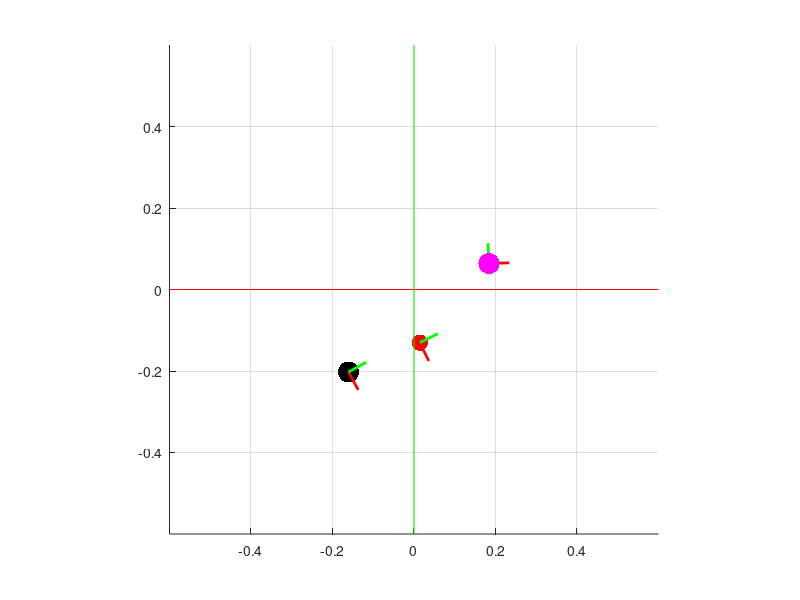

Recreate this plot in MATLAB. (Note: this script raises an error after producing the figure.)
clear all; close all; clc;


%% SPAWN GOAL CONFIGURATION AND ROBOT POSITION. RANDOMLY IN THE WORKSPACE. 

%Define workspace limits. All in metres. 
xrange = [-0.5, 0.5];
yrange = [-0.5, 0.5];
th_range = [0, 2*pi];

global num_modes cm ng nd xg xr sig delta_t conf_thresh conf_max alpha_max;
max_ng = 6;
% ng = 4; %num of goals
ng = datasample(2:max_ng, 1); %spawn random number of goals. Maximum number is 6. At least 
nd = 3; %num of dimensions. by definition R^3
cm_options = {{1,2,3}, {[1,2], 3}};
max_nm = length(cm_options);
cm = cm_options{datasample(1:max_nm, 1)};
num_modes = length(cm);

xg = [rand(1,ng)*range(xrange) + xrange(1); rand(1,ng)*range(yrange) + yrange(1); rand(1,ng)*range(th_range) + th_range(1)]; %random goal positions. These will be treated as fixed parameters.
xr = [rand(1,1)*range(xrange) + xrange(1); rand(1,1)*range(yrange) + yrange(1); rand(1,1)*range(th_range) + th_range(1)];
xr_true = xr;

sig = 0.01; %For Fisher information
delta_t = 0.1; %For compute projections. 

%arbitration function parameters
conf_thresh = (1.2/ng);
conf_max = (1.4/ng);
alpha_max = 0.7;

%% plot positions and body rotation axis. 
figure;
scatter(xg(1,1:ng), xg(2,1:ng), 230, 'k', 'filled'); grid on; hold on;
scatter(xr(1), xr(2), 140, 'r', 'filled');
% for i=1:ng %vectors connecting robot and goals.
%     quiver(xr(1), xr(2), xg(1,i) - xr(1), xg(2,i) - xr(2), 'LineWidth', 1.5, 'LineStyle', '-.');
% end
offset = [-0.1, 0.1];
line(xrange+offset, [0,0], 'Color', 'r'); %draw x and y axes.
line([0,0], yrange+offset, 'Color', 'g');
axis([xrange + offset, yrange + offset]);
axis square;

% draw orientations:
l_axis = 0.05; % length of axis 
line([xr(1), xr(1) + l_axis*cos(xr(3))], [xr(2), xr(2) + l_axis*sin(xr(3))], 'Color', 'r', 'LineWidth', 2);
line([xr(1), xr(1) - l_axis*sin(xr(3))], [xr(2), xr(2) + l_axis*cos(xr(3))], 'Color', 'g', 'LineWidth', 2);
for i=1:ng
    line([xg(1, i), xg(1, i) + l_axis*cos(xg(3, i))], [xg(2, i), xg(2, i) + l_axis*sin(xg(3, i))], 'Color', 'r', 'LineWidth', 2);
    line([xg(1, i), xg(1, i) - l_axis*sin(xg(3, i))], [xg(2, i), xg(2, i) + l_axis*cos(xg(3, i))], 'Color', 'g', 'LineWidth', 2);
end
%% Generate the random goal towards which the simulated human would move. 
random_goal_index = randsample(ng, 1);
random_goal = xg(:, random_goal_index);
scatter(random_goal(1), random_goal(2), 230, 'm', 'filled'); grid on; hold on;

%%
intent_types = {'dft', 'conf', 'bayes'};
intent_type = intent_types{datasample(1:length(intent_types), 1)}; % or conf or bayes

%% BASELINE
total_time_steps = 120; %with delta_t of 0.1, this amounts to 10 seconds. We will assume that "mode switches" don't take time. 
pgs_POT = zeros(ng, total_time_steps);
optimal_modes_POT = zeros(total_time_steps-1, 1);
alpha_POT = zeros(total_time_steps-1, 1);
uh_POT = zeros(nd, total_time_steps-1);
ur_POT = zeros(nd, total_time_steps-1);
blend_vel_POT = zeros(nd, total_time_steps-1);
curr_goal_POT = zeros(total_time_steps-1, 1);
traj_POT = zeros(nd, total_time_steps);
traj_POT(:, 1) = xr;
pgs_POT(:, 1) = (1/ng)*ones(ng, 1);%uniform probability to start off with. This is the true pg distribution during the course of the trajectory
%internally projection
current_optimal_mode_POT_index = 1;
current_optimal_mode_POT = cm{current_optimal_mode_POT_index};

mode_comp_timesteps = 4;
exit_threshold = 0.02;

for i=1:total_time_steps-1
    if norm(traj_POT(1:2, i) - random_goal(1:2))/norm(traj_POT(1:2, 1)- random_goal(1:2)) < exit_threshold && (traj_POT(3, i) - random_goal(3)) < 0.05 %position is within exit threshold percent and angle is less than 0.05 radians exit
        fprintf('Within 10 percent of the original separation from goal. Stopping simulation\n');
        break;
    end
    curr_goal_index_POT = datasample(find(pgs_POT(:, i) == max(pgs_POT(:, i))), 1);
    curr_goal_POT(i) = curr_goal_index_POT;
    %compute the optimal mode. store it away. 
    if mod(i-1, mode_comp_timesteps) == 0
        current_optimal_mode_POT_index = compute_optimal_mode_POT_SE2(xg(:, curr_goal_index_POT), xr_true); 
        if length(current_optimal_mode_POT_index) > 1 %when there are equivalent modes. 
            current_optimal_mode_POT = cm{current_optimal_mode_POT_index(1)}; %pick the first one. 
            current_optimal_mode_POT_index = current_optimal_mode_POT_index(1); %update the index. 
        else
            if current_optimal_mode_POT_index ~= -1 %if -1, don't change any mode. keep previous node. So no need to update
                current_optimal_mode_POT = cm{current_optimal_mode_POT_index}; 
            end
        end
    end
    %gotta determine uh. Assumes human is executes the "straightest
    %possible motion in the current mode towards the specified goal". 
    uh = generate_full_uh(random_goal, xr); 
    zero_dim = setdiff(1:nd,current_optimal_mode_POT);
    for jj=1:length(zero_dim)
        uh(zero_dim(jj)) = 0;
    end
    uh = 0.2*(uh./(abs(uh) + realmin));
    
    ur = generate_autonomy(curr_goal_index_POT); %autonomy command in full 2D space toward what it thinks is the current goal
    alpha_POT(i) = alpha_from_confidence(pgs_POT(curr_goal_index_POT, i)); %linear belnding param
    blend_vel = (1-alpha_POT(i))*uh + alpha_POT(i)*ur; %blended vel
    uh_POT(:, i) = uh; ur_POT(:, i) = ur; blend_vel_POT(:, i) = blend_vel;
    
    %forward propragate belief based on one of the three intent inference
    %mechanisms. 
    if strcmp(intent_type, 'dft')
        pgs_POT(:, i+1) = compute_p_of_g_dft_SE2(uh, xr, pgs_POT(:, i));
    elseif strcmp(intent_type, 'bayes')
        pgs_POT(:, i+1) = compute_bayes_SE2(uh, xr, pgs_POT(:, i));
    elseif strcmp(intent_type, 'conf')
        pgs_POT(:, i+1) = compute_conf_SE2(uh, xr);
    end
    
    %simulate kinematics. 
    xr = sim_kinematics_R3(xr, blend_vel); %forward simulate kinematics with blending. 
    
    %update trajectories. 
    traj_POT(:, i+1) = xr;
    
    optimal_modes_POT(i) = current_optimal_mode_POT_index;
end
%% ENTROPY BASED DISAMBIGUATION
fprintf("SIMULATION USING ENTROPY INFORMATION \n");
xr = xr_true;
pgs_ENT = zeros(ng, total_time_steps);
optimal_modes_ENT = zeros(total_time_steps-1, 1);
alpha_ENT = zeros(total_time_steps-1, 1);
uh_ENT = zeros(nd, total_time_steps-1);
ur_ENT = zeros(nd, total_time_steps-1);
blend_vel_ENT = zeros(nd, total_time_steps-1);
curr_goal_ENT = zeros(total_time_steps-1, 1);
traj_ENT = zeros(nd, total_time_steps);
traj_ENT(:, 1) = xr; %(x,y,theta)
pgs_ENT(:, 1) = (1/ng)*ones(ng, 1);%uniform probability to start off with. This is the true pg distribution during the course of the trajectory
%internally projection

current_optimal_mode_ENT_index = 1;
current_optimal_mode_ENT = cm{current_optimal_mode_ENT_index};

for i=1:total_time_steps-1
    if norm(traj_ENT(1:2, i) - random_goal(1:2))/norm(traj_ENT(1:2, 1)- random_goal(1:2)) < exit_threshold && (traj_ENT(3, i) - random_goal(3)) < 0.05
        fprintf('Within 10 percent of the original separation from goal. Stopping simulation\n');
        break;
    end
    curr_goal_index_ENT = datasample(find(pgs_ENT(:, i) == max(pgs_ENT(:, i))), 1);
    curr_goal_ENT(i) = curr_goal_index_ENT;
    if mod(i-1, mode_comp_timesteps) == 0
        current_optimal_mode_ENT_index = compute_optimal_mode_ENT_SE2(intent_type, xr, pgs_ENT(:, i)); 
        if length(current_optimal_mode_ENT_index) > 1 %when there are equivalent modes. 
            current_optimal_mode_ENT = cm{current_optimal_mode_ENT_index(1)}; %pick the first one. 
            current_optimal_mode_ENT_index = current_optimal_mode_ENT_index(1); %update the index. 
        else
            if current_optimal_mode_ENT_index ~= -1 %if -1, don't change any mode. keep previous node. So no need to update
                current_optimal_mode_ENT = cm{current_optimal_mode_ENT_index}; 
            end
        end
    end
    uh = generate_full_uh(random_goal, xr); %only 
    zero_dim = setdiff(1:nd,current_optimal_mode_ENT);
    for jj=1:length(zero_dim)
        uh(zero_dim(jj)) = 0;
    end
    uh = 0.2*(uh./(abs(uh) + realmin));
    ur = generate_autonomy(curr_goal_index_ENT);
    alpha_ENT(i) = alpha_from_confidence(pgs_ENT(curr_goal_index_ENT, i)); %linear belnding param
    blend_vel = (1-alpha_ENT(i))*uh + alpha_ENT(i)*ur; %blended vel
    uh_ENT(:, i) = uh; ur_ENT(:, i) = ur; blend_vel_ENT(:, i) = blend_vel;
    if strcmp(intent_type, 'dft')
        pgs_ENT(:, i+1) = compute_p_of_g_dft_SE2(uh, xr, pgs_ENT(:, i));
    elseif strcmp(intent_type, 'bayes')
        pgs_ENT(:, i+1) = compute_bayes_SE2(uh, xr, pgs_ENT(:, i));
    elseif strcmp(intent_type, 'conf')
        pgs_ENT(:, i+1) = compute_conf_SE2(uh, xr);
    end
    xr = sim_kinematics_SE2(xr, blend_vel);
    traj_ENT(:, i+1) = xr;
    optimal_modes_ENT(i) = current_optimal_mode_ENT_index; 
end

%% USING KL DIVERGENCE
fprintf("SIMULATION USING KL DIVERGENCE INFORMATION \n");
xr = xr_true; %reset the robot position to starting position
pgs_KL = zeros(ng, total_time_steps);
optimal_modes_KL = zeros(total_time_steps-1, 1);
alpha_KL = zeros(total_time_steps-1, 1);
uh_KL = zeros(nd, total_time_steps-1);
ur_KL = zeros(nd, total_time_steps-1);
blend_vel_KL = zeros(nd, total_time_steps-1);
curr_goal_KL = zeros(total_time_steps-1, 1);
traj_KL = zeros(nd, total_time_steps);
traj_KL(:, 1) = xr;
pgs_KL(:, 1) = (1/ng)*ones(ng, 1);%uniform probability to start off with. This is the true pg distribution during the course of the trajectory
%internally projection
current_optimal_mode_KL_index = 1;
current_optimal_mode_KL = cm{current_optimal_mode_KL_index};

for i=1:total_time_steps-1
    if norm(traj_KL(1:2, i) - random_goal(1:2))/norm(traj_KL(1:2, 1)- random_goal(1:2)) < exit_threshold && (traj_KL(3, i) - random_goal(3)) < 0.05
        fprintf('Within 10 percent of the original separation from goal. Stopping simulation\n');
        break;
    end
    %compute the optimal mode. store it away. 
    curr_goal_index_KL = datasample(find(pgs_KL(:, i) == max(pgs_KL(:, i))), 1);
    curr_goal_KL(i) = curr_goal_index_KL;
    if mod(i-1, mode_comp_timesteps) == 0
        current_optimal_mode_KL_index = compute_optimal_mode_KL_SE2(intent_type, xr, pgs_KL(:, i)); 
        if length(current_optimal_mode_KL_index) > 1 %when there are equivalent modes. 
            current_optimal_mode_KL = cm{current_optimal_mode_KL_index(1)}; %pick the first one. 
            current_optimal_mode_KL_index = current_optimal_mode_KL_index(1); %update the index. 
        else
            if current_optimal_mode_KL_index ~= -1 %if -1, don't change any mode. keep previous node. So no need to update
                current_optimal_mode_KL = cm{current_optimal_mode_KL_index}; 
            end
        end
    end
    %gotta determine uh. Assumes human is executes the "straightest
    %possible motion in the current mode towards the specified goal". 
    uh = generate_full_uh(random_goal, xr);
    zero_dim = setdiff(1:nd,current_optimal_mode_KL);
    for jj=1:length(zero_dim)
        uh(zero_dim(jj)) = 0;
    end
    uh = 0.2*(uh./(abs(uh) + realmin));
    ur = generate_autonomy(curr_goal_index_KL); %autonomy command in full 2D space
    alpha_KL(i) = alpha_from_confidence(pgs_KL(curr_goal_index_KL, i)); %linear belnding param
    blend_vel = (1-alpha_KL(i))*uh + alpha_KL(i)*ur; %blended vel
    uh_KL(:, i) = uh; ur_KL(:, i) = ur; blend_vel_KL(:, i) = blend_vel;

    if strcmp(intent_type, 'dft')
        pgs_KL(:, i+1) = compute_p_of_g_dft_SE2(uh, xr, pgs_KL(:, i));
    elseif strcmp(intent_type, 'bayes')
        pgs_KL(:, i+1) = compute_bayes_SE2(uh, xr, pgs_KL(:, i));
%         pgs_KL(:, i+1) = compute_bayes_n_R2(uh_KL(:, max(1, i-hist_length+1):i), xr, pgs_KL(:,i));
    elseif strcmp(intent_type, 'conf')
        pgs_KL(:, i+1) = compute_conf_SE2(uh, xr);
    end
    
    xr = sim_kinematics_SE2(xr, blend_vel); %forward simulate kinematics with blending. 
    traj_KL(:, i+1) = xr;
    optimal_modes_KL(i) = current_optimal_mode_KL_index;
end


% %% FISHER INFO BAsed
% fprintf("SIMULATION USING FISHER INFORMATION \n");
% xr = xr_true;
% pgs_FI = zeros(ng, total_time_steps);
% optimal_modes_FI = zeros(total_time_steps-1, 1);
% alpha_FI = zeros(total_time_steps-1, 1);
% uh_FI = zeros(nd, total_time_steps-1);
% ur_FI = zeros(nd, total_time_steps-1);
% blend_vel_FI = zeros(nd, total_time_steps-1);
% curr_goal_FI = zeros(total_time_steps-1, 1);
% traj_FI = zeros(nd, total_time_steps);
% 
% traj_FI(:, 1) = xr; %(x,y,theta)
% pgs_FI(:, 1) = (1/ng)*ones(ng, 1);%uniform probability to start off with. This is the true pg distribution during the course of the trajectory
% %internally projection
% 
% current_optimal_mode_FI_index = 1;
% current_optimal_mode_FI = cm{current_optimal_mode_FI_index};
% 
% for i=1:total_time_steps-1
%     curr_goal_index_FI = datasample(find(pgs_FI(:, i) == max(pgs_FI(:, i))), 1);
%     curr_goal_FI(i) =  curr_goal_index_FI;
%     if mod(i-1, mode_comp_timesteps) == 0
%         current_optimal_mode_FI_index = compute_optimal_mode_FI_SE2(intent_type, xr, pgs_FI(:, i)); 
%         if length(current_optimal_mode_FI_index) > 1 %when there are equivalent modes. 
%             current_optimal_mode_FI = cm{current_optimal_mode_FI_index(1)}; %pick the first one. 
%             current_optimal_mode_FI_index = current_optimal_mode_FI_index(1); %update the index. 
%         else
%             if current_optimal_mode_FI_index ~= -1 %if -1, don't change any mode. keep previous node. So no need to update
%                 current_optimal_mode_FI = cm{current_optimal_mode_FI_index}; 
%             end
%         end
%     end
%     uh = generate_full_uh(random_goal, xr);
%     zero_dim = setdiff(1:nd,current_optimal_mode_FI);
%     for jj=1:length(zero_dim)
%         uh(zero_dim(jj)) = 0;
%     end
%     uh = 0.2*(uh./(abs(uh) + realmin));
%     ur = generate_autonomy(curr_goal_index_FI);
%     alpha_FI(i) = alpha_from_confidence(pgs_FI(curr_goal_index_FI, i)); %linear belnding param
%     blend_vel = (1-alpha_FI(i))*uh + alpha_FI(i)*ur; %blended vel
%     uh_FI(:, i) = uh; ur_FI(:, i) = ur; blend_vel_FI(:, i) = blend_vel;
%     if strcmp(intent_type, 'dft')
%         pgs_FI(:, i+1) = compute_p_of_g_dft_SE2(uh, xr, pgs_FI(:, i));
%     elseif strcmp(intent_type, 'bayes')
%         pgs_FI(:, i+1) = compute_bayes_SE2(uh, xr, pgs_FI(:, i));
%     elseif strcmp(intent_type, 'conf')
%         pgs_FI(:, i+1) = compute_conf_SE2(uh, xr);
%     end
%     xr = sim_kinematics_SE2(xr, blend_vel);
%     traj_FI(:, i+1) = xr;
%     optimal_modes_FI(i) = current_optimal_mode_FI_index; 
% end
%%
%% DISAMB METRIC BASED
fprintf("SIMULATION USING DISAMB METRIC \n");
xr = xr_true;
pgs_DISAMB = zeros(ng, total_time_steps);
optimal_modes_DISAMB = zeros(total_time_steps-1, 1);
alpha_DISAMB = zeros(total_time_steps-1, 1);
uh_DISAMB = zeros(nd, total_time_steps-1);
ur_DISAMB = zeros(nd, total_time_steps-1);
blend_vel_DISAMB = zeros(nd, total_time_steps-1);
curr_goal_DISAMB = zeros(total_time_steps-1, 1);
traj_DISAMB = zeros(nd, total_time_steps);
traj_DISAMB(:, 1) = xr; %(x,y,theta)
pgs_DISAMB(:, 1) = (1/ng)*ones(ng, 1);%uniform probability to start off with. This is the true pg distribution during the course of the trajectory
%internally projection

current_optimal_mode_DISAMB_index = 1;
current_optimal_mode_DISAMB = cm{current_optimal_mode_DISAMB_index};

for i=1:total_time_steps-1
    if norm(traj_DISAMB(1:2, i) - random_goal(1:2))/norm(traj_DISAMB(1:2, 1)- random_goal(1:2)) < exit_threshold && (traj_DISAMB(3, i) - random_goal(3)) < 0.05
        fprintf('Within 10 percent of the original separation from goal. Stopping simulation\n');
        break;
    end
    curr_goal_index_DISAMB = datasample(find(pgs_DISAMB(:, i) == max(pgs_DISAMB(:, i))), 1);
    curr_goal_DISAMB(i) = curr_goal_index_DISAMB;
    if mod(i-1, mode_comp_timesteps) == 0
        current_optimal_mode_DISAMB_index = compute_optimal_mode_DISAMB_SE2(intent_type, xr, pgs_DISAMB(:, i)); 
        if length(current_optimal_mode_DISAMB_index) > 1 %when there are equivalent modes. 
            current_optimal_mode_DISAMB = cm{current_optimal_mode_DISAMB_index(1)}; %pick the first one. 
            current_optimal_mode_DISAMB_index = current_optimal_mode_DISAMB_index(1); %update the index. 
        else
            if current_optimal_mode_DISAMB_index ~= -1 %if -1, don't change any mode. keep previous node. So no need to update
                current_optimal_mode_DISAMB = cm{current_optimal_mode_DISAMB_index}; 
            end
        end
    end
    uh = generate_full_uh(random_goal, xr);
    zero_dim = setdiff(1:nd,current_optimal_mode_DISAMB);
    for jj=1:length(zero_dim)
        uh(zero_dim(jj)) = 0;
    end
    uh = 0.2*(uh./(abs(uh) + realmin));
    ur = generate_autonomy(curr_goal_index_DISAMB);
    alpha_DISAMB(i) = alpha_from_confidence(pgs_DISAMB(curr_goal_index_DISAMB, i)); %linear belnding param
    blend_vel = (1-alpha_DISAMB(i))*uh + alpha_DISAMB(i)*ur; %blended vel
    uh_DISAMB(:, i) = uh; ur_DISAMB(:, i) = ur; blend_vel_DISAMB(:, i) = blend_vel;
    if strcmp(intent_type, 'dft')
        pgs_DISAMB(:, i+1) = compute_p_of_g_dft_SE2(uh, xr, pgs_DISAMB(:, i));
    elseif strcmp(intent_type, 'bayes')
        pgs_DISAMB(:, i+1) = compute_bayes_SE2(uh, xr, pgs_DISAMB(:, i));
    elseif strcmp(intent_type, 'conf')
        pgs_DISAMB(:, i+1) = compute_conf_SE2(uh, xr);
    end
    xr = sim_kinematics_SE2(xr, blend_vel);
    traj_DISAMB(:, i+1) = xr;
    optimal_modes_DISAMB(i) = current_optimal_mode_DISAMB_index; 
end

%%
hold on; 
scatter(traj_POT(1, :)', traj_POT(2, :)', 'k', 'filled');
scatter(traj_ENT(1, :)', traj_ENT(2, :)', 'r', 'filled');
scatter(traj_KL(1, :)', traj_KL(2, :)', 'b', 'filled');
% scatter(traj_FI(1, :)', traj_FI(2, :)', 'b', 'filled');
scatter(traj_DISAMB(1, :)', traj_DISAMB(2, :)', 'g', 'filled');
skip_step = 5;
for i=1:skip_step:size(traj_POT, 2)
    line([traj_POT(1, i), traj_POT(1, i) + l_axis*cos(traj_POT(3, i))], [traj_POT(2, i), traj_POT(2, i) + l_axis*sin(traj_POT(3, i))], 'Color', 'r', 'LineWidth', 2);
    line([traj_POT(1, i), traj_POT(1, i) - l_axis*sin(traj_POT(3, i))], [traj_POT(2, i), traj_POT(2, i) + l_axis*cos(traj_POT(3, i))], 'Color', 'g', 'LineWidth', 2);
end

for i=1:skip_step:size(traj_ENT, 2)
    line([traj_ENT(1, i), traj_ENT(1, i) + l_axis*cos(traj_ENT(3, i))], [traj_ENT(2, i), traj_ENT(2, i) + l_axis*sin(traj_ENT(3, i))], 'Color', 'r', 'LineWidth', 2);
    line([traj_ENT(1, i), traj_ENT(1, i) - l_axis*sin(traj_ENT(3, i))], [traj_ENT(2, i), traj_ENT(2, i) + l_axis*cos(traj_ENT(3, i))], 'Color', 'g', 'LineWidth', 2);
end

for i=1:skip_step:size(traj_KL, 2)
    line([traj_KL(1, i), traj_KL(1, i) + l_axis*cos(traj_KL(3, i))], [traj_KL(2, i), traj_KL(2, i) + l_axis*sin(traj_KL(3, i))], 'Color', 'r', 'LineWidth', 2);
    line([traj_KL(1, i), traj_KL(1, i) - l_axis*sin(traj_KL(3, i))], [traj_KL(2, i), traj_KL(2, i) + l_axis*cos(traj_KL(3, i))], 'Color', 'g', 'LineWidth', 2);
end
% 
% for i=1:skip_step:size(traj_FI, 2)
%     line([traj_FI(1, i), traj_FI(1, i) + l_axis*cos(traj_FI(3, i))], [traj_FI(2, i), traj_FI(2, i) + l_axis*sin(traj_FI(3, i))], 'Color', 'r', 'LineWidth', 2);
%     line([traj_FI(1, i), traj_FI(1, i) - l_axis*sin(traj_FI(3, i))], [traj_FI(2, i), traj_FI(2, i) + l_axis*cos(traj_FI(3, i))], 'Color', 'g', 'LineWidth', 2);
% end

for i=1:skip_step:size(traj_DISAMB, 2)
    line([traj_DISAMB(1, i), traj_DISAMB(1, i) + l_axis*cos(traj_DISAMB(3, i))], [traj_DISAMB(2, i), traj_DISAMB(2, i) + l_axis*sin(traj_DISAMB(3, i))], 'Color', 'r', 'LineWidth', 2);
    line([traj_DISAMB(1, i), traj_DISAMB(1, i) - l_axis*sin(traj_DISAMB(3, i))], [traj_DISAMB(2, i), traj_DISAMB(2, i) + l_axis*cos(traj_DISAMB(3, i))], 'Color', 'g', 'LineWidth', 2);
end

% %%
plot_script;
plot_goal_match;

%%
function ur = generate_autonomy(goal_index)
    global xr xg;
    ur = zeros(3,1);
    ur(1:2) = xg(1:2, goal_index) - xr(1:2);
    if norm(ur(1:2)) > 0.20
        ur(1:2) = 0.2*ur(1:2)/norm(ur(1:2));
    end
    ur(3) = generate_rotation(xg(3, goal_index), xr(3));
    
end
function uh = generate_full_uh(xg, xr) %full unnomralized uh
    global nd;
    uh = [0,0,0]'; %initialize with zero
    uh(1:2) = xg(1:2) - xr(1:2);
%     uh(1:2) = 0.2*(uh(1:2)./(abs(uh(1:2)) + realmin)); %make the dimensions at max. for translational velocity
    %create rotational component
    uh(3) = generate_rotation(xg(3), xr(3)); %essentially determines whether to tuen clockwise or anti-clockwise
    uh = uh + normrnd(0, 0.01, nd, 1);
end

function uh_r =  generate_rotation(xg, xr)
    uh_r = 0; %if if angles are same, don't turn. 
    if xr < xg
        if abs(xg-xr) <= pi
            uh_r = 0.2; %anti-clockwise
        else
            uh_r = -0.2; %clockwise
        end
    else
        if abs(xg-xr) <= pi
            uh_r = -0.2;
        else
            uh_r = 0.2;
        end
    end
end

%%
function alpha = alpha_from_confidence(goal_pg)
   global conf_thresh conf_max alpha_max
   if goal_pg <= conf_thresh
       alpha = 0.0;
   elseif goal_pg > conf_thresh && goal_pg <= conf_max
       alpha = (goal_pg - conf_thresh)*(alpha_max/(conf_max - conf_thresh));
   else
       alpha = alpha_max;
   end
end
%%
function [ best_mode ] = compute_optimal_mode_POT_SE2(xg, xr_true)
    global cm nd xr;
    Pk = zeros(nd, 1);
    Pcm = zeros(length(cm), 1); %Information density for each mode. 
    for i=1:nd-1 %first two translational dimension
        Pk(i) = abs((xg(i) - xr(i))/(xg(i) - xr_true(i)));
    end
    Pk(3) = abs(wrapToPi(xg(3) - xr(3)))/abs(wrapToPi(xg(3) - xr_true(3)));
    for i=1:length(cm)
        Pcm(i) = sum(Pk(cm{i}));
    end
    best_mode = compute_best_mode(Pcm);
end